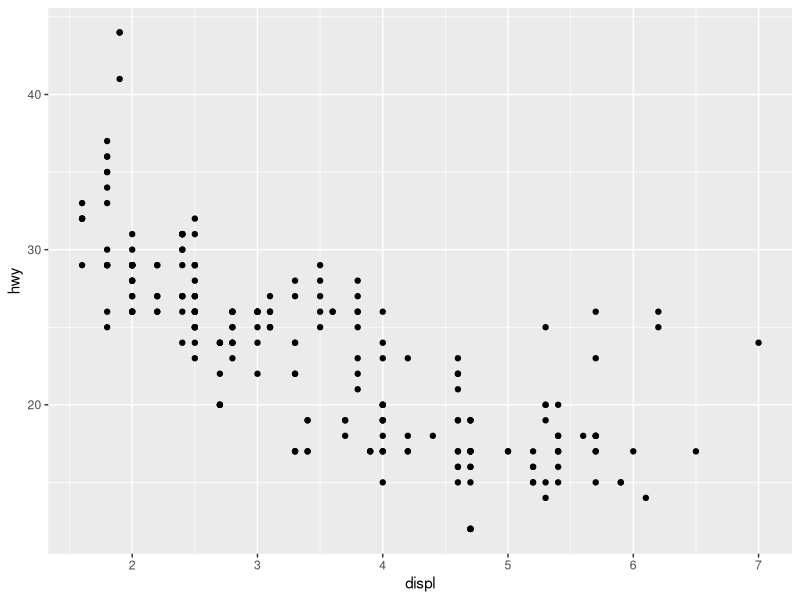
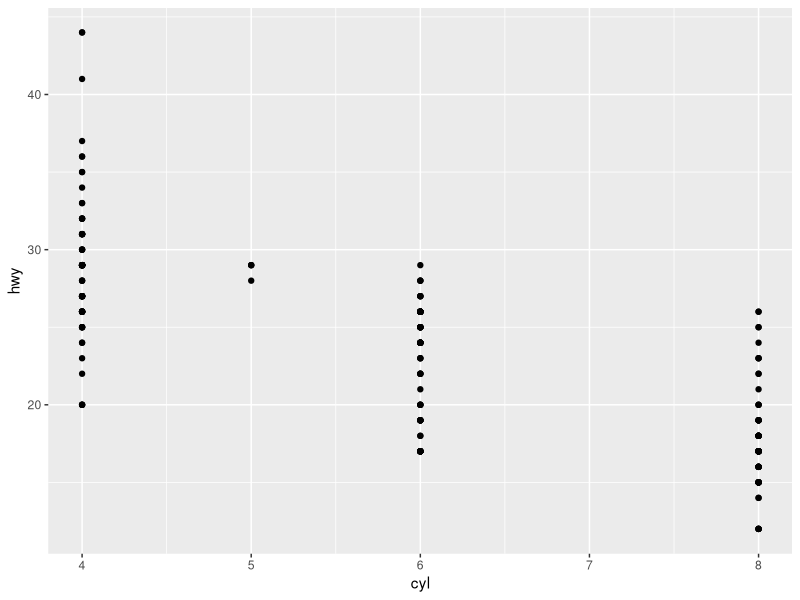

The R script that drew these images, in order:
library(tidyverse) #para instalar, utilizar install.packages("tidyverse"), toda vez que for usar, library(tidyverse)
ggplot2::mpg # ggplot2:: "chama a funcao gg plot", o mpg seria o conjunto de dados sobre veiculos

ggplot(data = mpg) +
  geom_point(mapping = aes(x = displ, y = hwy)) #displ = capacidade do motor, hwy = numero de milhas por galao na estrada
ggplot(data = mpg) + 
  geom_point(mapping = aes(x = cyl, y = hwy ))

#ggplot(data = <DATA>) + 
#<GEOM_FUNCTION>(mapping = aes(<MAPPINGS))
 
#teste de alterações